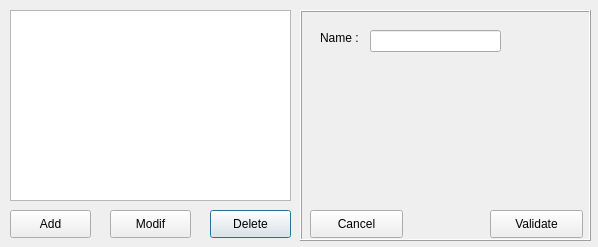
<?xml version="1.0" encoding="UTF-8"?>
<ui version="4.0">
 <class>Dialog</class>
 <widget class="QDialog" name="Dialog">
  <property name="geometry">
   <rect>
    <x>0</x>
    <y>0</y>
    <width>598</width>
    <height>247</height>
   </rect>
  </property>
  <property name="windowTitle">
   <string>Dialog</string>
  </property>
  <widget class="QFrame" name="selectframe">
   <property name="geometry">
    <rect>
     <x>0</x>
     <y>0</y>
     <width>301</width>
     <height>241</height>
    </rect>
   </property>
   <property name="frameShape">
    <enum>QFrame::NoFrame</enum>
   </property>
   <property name="frameShadow">
    <enum>QFrame::Raised</enum>
   </property>
   <widget class="QPushButton" name="deletebutton">
    <property name="geometry">
     <rect>
      <x>210</x>
      <y>210</y>
      <width>81</width>
      <height>28</height>
     </rect>
    </property>
    <property name="text">
     <string>Delete</string>
    </property>
   </widget>
   <widget class="QListView" name="list">
    <property name="geometry">
     <rect>
      <x>10</x>
      <y>10</y>
      <width>281</width>
      <height>191</height>
     </rect>
    </property>
   </widget>
   <widget class="QPushButton" name="addbutton">
    <property name="geometry">
     <rect>
      <x>10</x>
      <y>210</y>
      <width>81</width>
      <height>28</height>
     </rect>
    </property>
    <property name="text">
     <string>Add</string>
    </property>
   </widget>
   <widget class="QPushButton" name="modifbutton">
    <property name="geometry">
     <rect>
      <x>110</x>
      <y>210</y>
      <width>81</width>
      <height>28</height>
     </rect>
    </property>
    <property name="text">
     <string>Modif</string>
    </property>
   </widget>
  </widget>
  <widget class="QFrame" name="dataframe">
   <property name="geometry">
    <rect>
     <x>300</x>
     <y>10</y>
     <width>291</width>
     <height>231</height>
    </rect>
   </property>
   <property name="frameShape">
    <enum>QFrame::Box</enum>
   </property>
   <property name="frameShadow">
    <enum>QFrame::Raised</enum>
   </property>
   <widget class="QPushButton" name="validatebutton">
    <property name="geometry">
     <rect>
      <x>190</x>
      <y>200</y>
      <width>93</width>
      <height>28</height>
     </rect>
    </property>
    <property name="text">
     <string>Validate</string>
    </property>
   </widget>
   <widget class="QPushButton" name="cancelbutton">
    <property name="geometry">
     <rect>
      <x>10</x>
      <y>200</y>
      <width>93</width>
      <height>28</height>
     </rect>
    </property>
    <property name="text">
     <string>Cancel</string>
    </property>
   </widget>
   <widget class="QLabel" name="label">
    <property name="geometry">
     <rect>
      <x>20</x>
      <y>20</y>
      <width>81</width>
      <height>16</height>
     </rect>
    </property>
    <property name="text">
     <string>Name :</string>
    </property>
   </widget>
   <widget class="QLineEdit" name="text">
    <property name="geometry">
     <rect>
      <x>70</x>
      <y>20</y>
      <width>131</width>
      <height>22</height>
     </rect>
    </property>
   </widget>
  </widget>
 </widget>
 <resources/>
 <connections/>
</ui>
